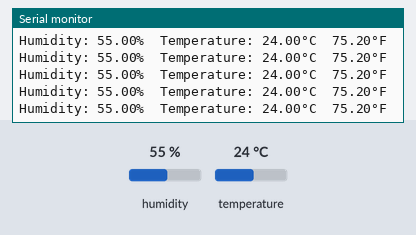
Recording of a sketch running on a simulated Arduino Uno, built with avr-gcc and run on an emulated ATmega328P. On the bench: the last lines printed to the serial monitor. The test bench sets the inputs (shaded band); at power-on: humidity 55 %, temperature 24 °C.

Above: at 3.0 s.
3.1 s: humidity set to 22 %
At 4.47 s:
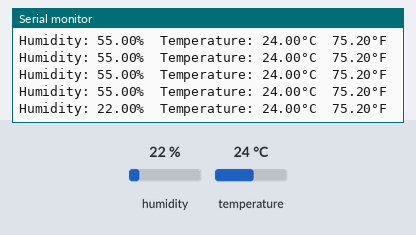
5.8 s: temperature set to 12 °C
At 5.98 s:
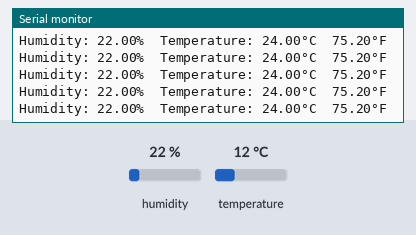
11.8 s: humidity set to 40 %
At 12.03 s:
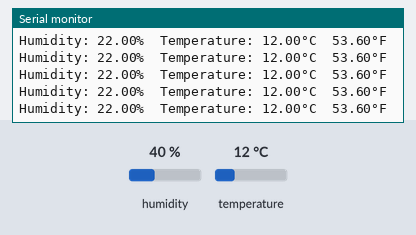
Timing chart, 0 to 14.8 s (numbered marks = the images above; inputs shaded):
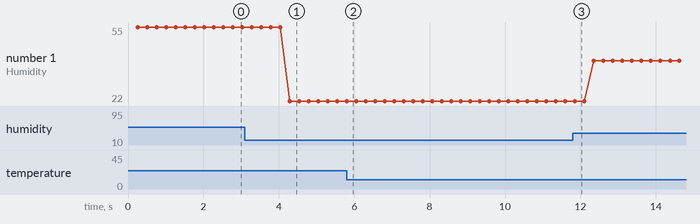

Measured:
- after the input at 3.1 s, the serial monitor: prints a new line after 1.2 s (image 1)
- plotted number 1: 55 → 22 after the input at 3.1 s, 22 → 40 after the input at 11.8 s

The sketch:

DHT_Sensor.ino
```cpp
// - DHT Sensor Library: https://github.com/adafruit/DHT-sensor-library

#include "DHT.h"

#define DHTPIN 2 // Digital pin connected to the DHT sensor
#define DHTTYPE DHT22

DHT dht(DHTPIN, DHTTYPE);

void setup() {
  Serial.begin(9600);
  Serial.println(F("DHT Test!"));

  dht.begin();
}

void loop(){
  delay(250);

  float h = dht.readHumidity();
  float t = dht.readTemperature(); // Celsius (default)
  float f = dht.readTemperature(true); //isFahrenheit=true

if (isnan(h) || isnan(t) || isnan(f)) {
    Serial.println(F("Failed to read from DHT sensor!"));
    return;
  }

  Serial.print(F("Humidity: "));
  Serial.print(h);
  Serial.print(F("%\tTemperature: "));
  Serial.print(t);
  Serial.print(F("°C\t"));
  Serial.print(f);
  Serial.println(F("°F"));
}
```
